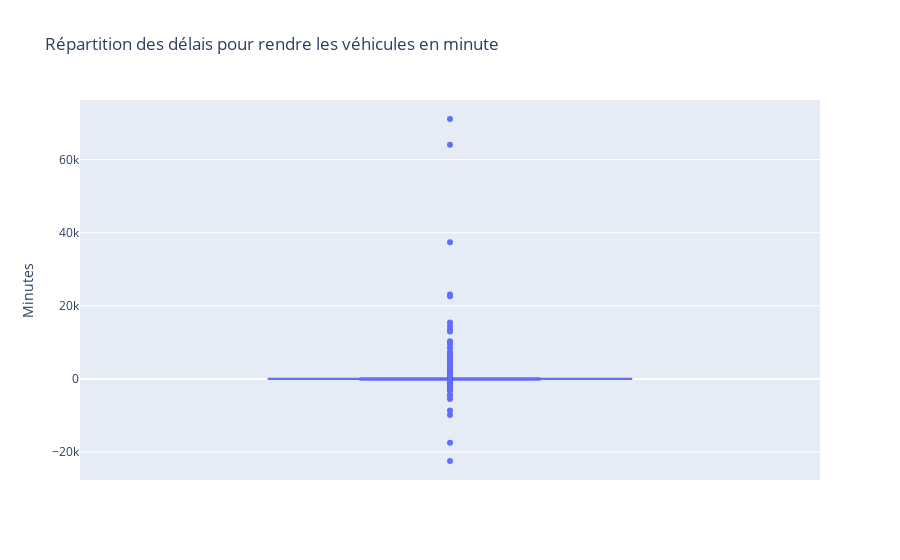

The code cell stored with this chart in its notebook:
### Code cell
# Drop lines containing invalid values or outliers  [Xˉ−3σ,Xˉ+3σ][Xˉ−3σ,Xˉ+3σ]
def delete_ouliers(dataset, sigmas=3, columns=[]):
    """
    Delete outliers from Pandas dataset.

    1 sigma --> 68%
    2 sigmas --> 95%
    3 sigmas --> 99%


    Parameters:
    dataset (pd.DataFrame): Pandas dataset
    columns (list): list of the columns in dataset to check outliers. All by default. 
    
    Returns:
    pd.DataFrame: clean dataset
    """
    masks = []
    if len(columns) < 1:
        columns = dataset.columns
        
    for col in columns:
        mean = dataset[col].mean()
        std = dataset[col].std()
        
        # 3 sigmas rules
        lower_bound = mean - sigmas * std
        upper_bound = mean + sigmas * std
        #print(f"For col {col}, lower is {lower_bound} and upper is {upper_bound}")
        
        # Create mask
        mask = (dataset[col] >= lower_bound) & (dataset[col] <= upper_bound)
        masks.append(mask)

    # Apply mask in all columns
    # example: 
    # row1 = [0,1,1] -> [0]
    # row2 = [1,1,1] -> [1]
    final_mask = pd.concat(masks, axis=1).all(axis=1)
    filtered_df = dataset.loc[final_mask, :]
    return filtered_df


print("old dataset shape:", dataset.shape)
# dataset = delete_ouliers(dataset, columns=["delay_at_checkout_in_minutes"])
print("New dataset shape:", dataset.shape)

fig = px.box(
    dataset,
    y='delay_at_checkout_in_minutes',
    title='Répartition des délais pour rendre les véhicules en minute',
    labels={'delay_at_checkout_in_minutes': 'Minutes'}
)

# Afficher la figure
fig.show()

### Figure 1 — Plotly figure (JSON) as saved in the notebook; plotly's stock layout.template omitted (floating-point values rounded to 4 significant figures; data arrays with more than 128 entries replaced by an {"elided": "..."} marker saying what was removed)
{"data": [{"alignmentgroup": "True", "hovertemplate": "Minutes=%{y}<extra></extra>", "legendgroup": "", "marker": {"color": "#636efa"}, "name": "", "notched": false, "offsetgroup": "", "orientation": "v", "showlegend": false, "type": "box", "x0": " ", "xaxis": "x", "y": {"elided": "21310 int values"}, "y0": " ", "yaxis": "y"}], "layout": {"boxmode": "group", "legend": {"tracegroupgap": 0}, "title": {"text": "Répartition des délais pour rendre les véhicules en minute"}, "xaxis": {"anchor": "y", "domain": [0, 1]}, "yaxis": {"anchor": "x", "domain": [0, 1], "title": {"text": "Minutes"}}}}
